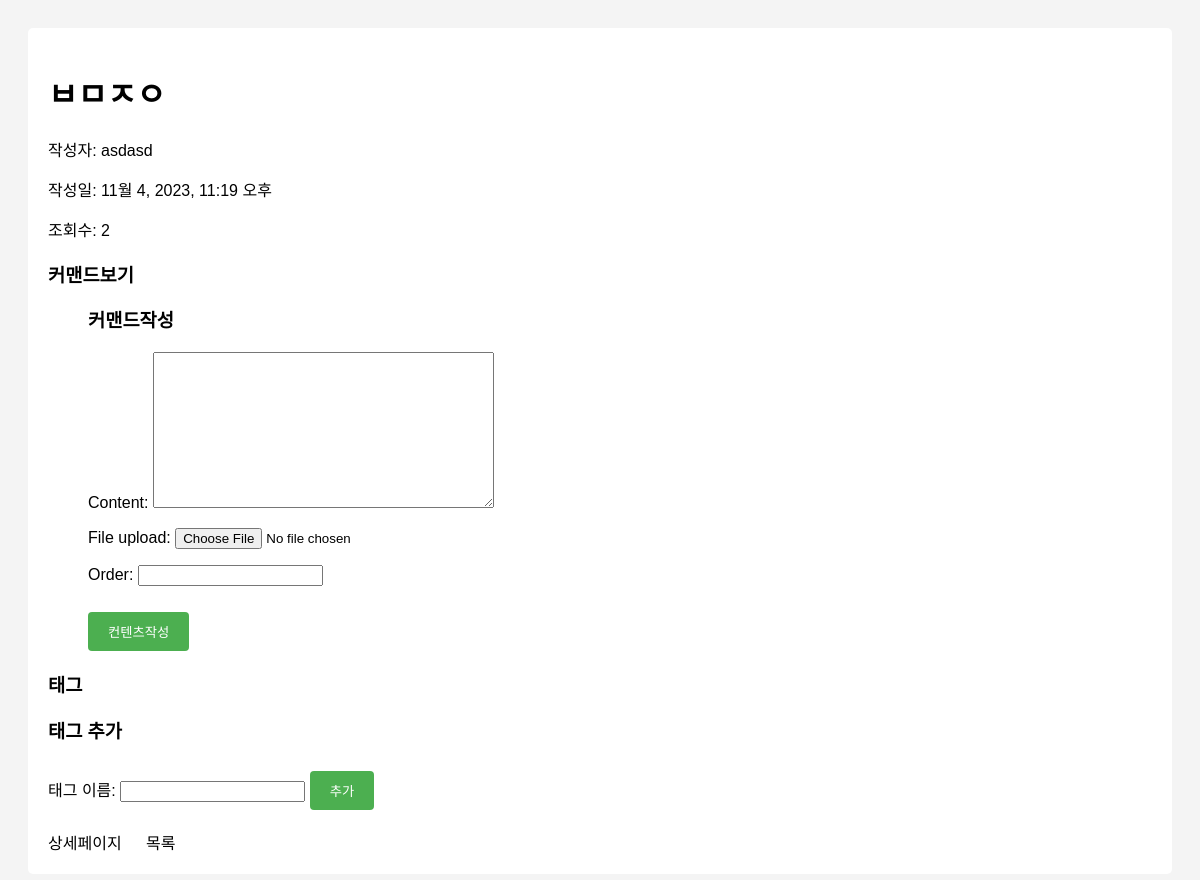
The page /tube/new/13/ (signed in) on the database as committed earlier.
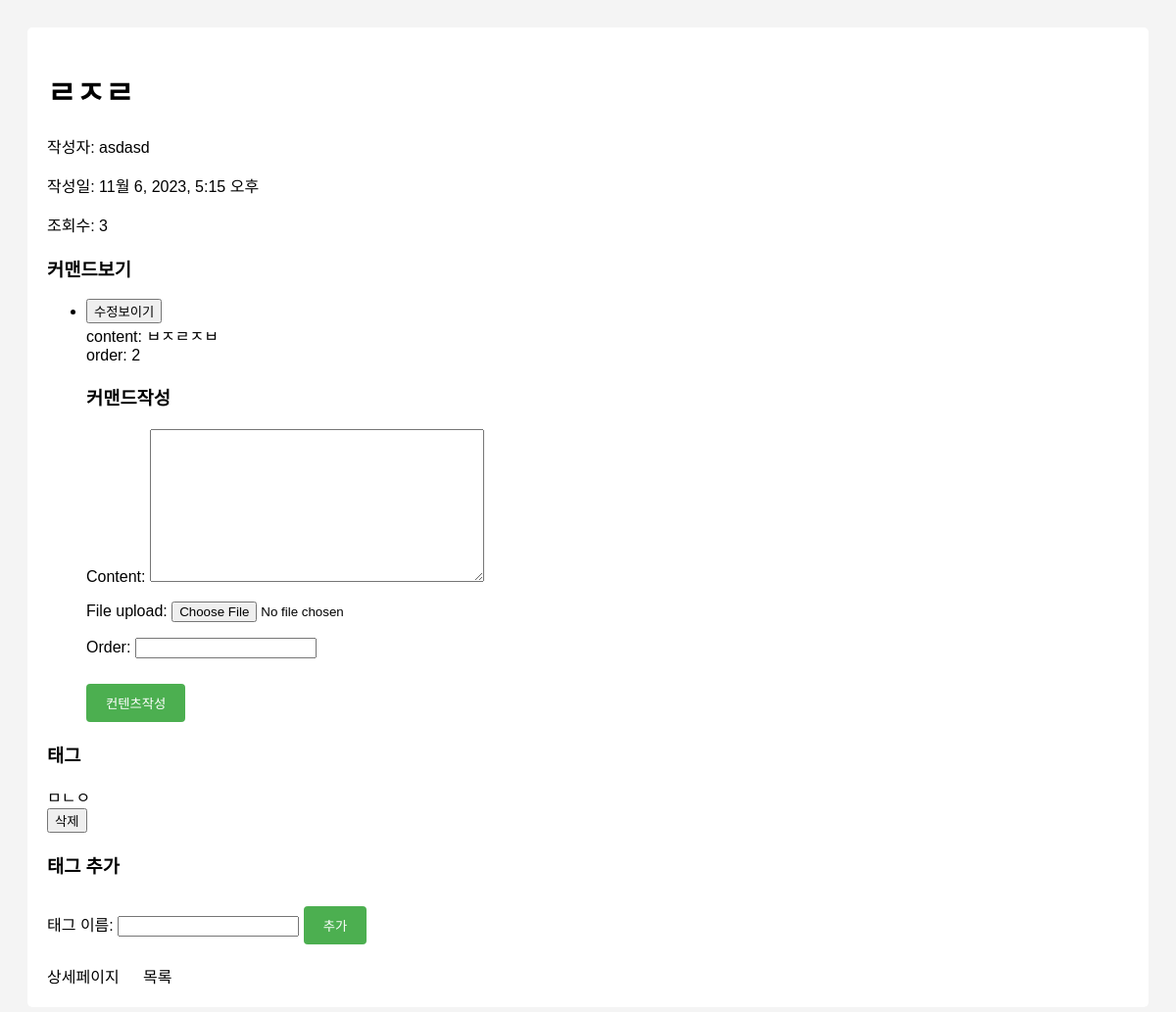
The same page on the database as committed later.
### tube/models.py (models this page shows, shortened)
class Post(models.Model):
    CATEGORY_CHOICES = [
        ('bug', '버그'),
        ('quest', '퀘스트'),
        ('help', '도움'),
        ('rescue', '구조'),
    ]
    post_contents = models.ManyToManyField('PostContent', related_name='posts', blank=True)
    tags = models.ManyToManyField('Tag', blank=True, related_name='tags' ,db_index=True)
    title = models.CharField(max_length=100, db_index=True)
    created_at = models.DateTimeField(auto_now_add=True)
    updated_at = models.DateTimeField(auto_now=True)
    category = models.CharField(max_length=50, choices=CATEGORY_CHOICES, default='bug', null=False)
    author = models.ForeignKey(settings.AUTH_USER_MODEL, on_delete=models.CASCADE, related_name='posts_written')
    view_count = models.PositiveIntegerField(default=0)
    class Meta:
        abstract = False  # change from True to False

class PostContent(models.Model):
    post = models.ForeignKey(Post, on_delete=models.CASCADE, related_name='postcontents', db_index=True)
    order = models.IntegerField()
    file_upload = models.FileField(upload_to='tube/files/%Y/%m/%d/', blank=True, null=True)
    content = models.TextField(blank=True, null=True)
    front_idx =  models.TextField(blank=True, null=True)
    back_idx =  models.TextField(blank=True, null=True)

class Tag(models.Model):
    post = models.ForeignKey(Post, on_delete=models.CASCADE, related_name='posttags', db_index=True)
    tag_name = models.CharField(max_length=50)
    def __str__(self):
        return self.tag_name
    class Meta:
        verbose_name = 'Tag'
        verbose_name_plural = 'Tags'

### accounts/models.py (models this page shows)
class CustomUser(AbstractUser):
    id = models.AutoField(primary_key=True)
    permission = models.CharField(max_length=100,default="일반")
    department = models.CharField(max_length=100)
    position = models.CharField(max_length=100)
    full_name = models.CharField(max_length=100)
    objects = CustomUserManager()
    class Meta:
        swappable = 'accounts.CustomUser'

### tube/views.py (the view, shortened to what this page needs)
class PostCreateDetailView(LoginRequiredMixin, DetailView):
    model = Post
    form_class = PostForm
    success_url = reverse_lazy('tube:post_list')
    template_name = 'tube/form_detail.html'
    def get_object(self, queryset=None):
        pk = self.kwargs.get('pk')
        try:
            post = Post.objects.get(pk=pk)
            return post
        except Post.DoesNotExist:
            raise Http404("Post does not exist")
    def get_context_data(self, **kwargs):
        context = super().get_context_data(**kwargs)
        context['tag_form'] = TagForm()
        context['content_form'] = PostContentForm()
        return context

### tube/forms.py
class TagForm(forms.ModelForm):
    class Meta:
        model = Tag
        fields = ['tag_name']

class PostContentForm(forms.ModelForm):
    class Meta:
        model = PostContent
        fields = ['content','file_upload','order']

### templates/tube/form_detail.html (shortened to what this page needs)
<!DOCTYPE html>
<html lang="en">
<head>
</head>
<body>
    <div class="post-detail">
        <h1>{{ post.title }}</h1>
        <p>작성자: {{ post.author }}</p>
        <p>작성일: {{ post.created_at }}</p>
        <p>조회수: {{ post.view_count }}</p>
        <div class="comments-section">
            <h3>커맨드보기</h3>
            <ul class="blog-list">
                {% for content in post.postcontents.all %}
                <li id="content_edit_{{ content.order }}">
                    <button onclick="toggleForm('{{ content.id }}')">수정보이기</button>
                    <div name="content">content: {{ content.content }}</div>
                    <div name="content">order: {{ content.order }}</div>
                </li>
            {% endfor %}
                <div class="new-comment-section">
                    <h3>커맨드작성</h3>
                    <form class="comment-form" action="{% url 'tube:add_post' post.pk %}" method="post">
                        {{ content_form.as_p }}
                        <input class="submit-btn" type="submit" value="컨텐츠작성">
                    </form>
                </div>
            </ul>
        </div>
        <div class="tags-section">
            <h3>태그</h3>
            <ul class="tags-list">
                {% for tag in post.tags.all %}
                <li>{{ tag }}  <form class="delete-tag-form" action="{% url 'tube:tag_delete' post.pk tag.id %}" method="post">
                    <input type="submit" class="delete-tag-btn" value="삭제">
                </form></li>
            {% endfor %}
            </ul>
        </div>
        <div class="add-tag-section">
            <h3>태그 추가</h3>
            <form class="tag-form" action="{% url 'tube:add_tag' post.pk  %}" method="post">
                <label for="tag_name">태그 이름:</label>
                <input type="text" id="tag_name" name="tag_name">
                <input class="submit-btn" type="submit" value="추가">
            </form>
        </div>
        <div class="navigation-links">
            <a class="link" href="{% url 'tube:post_detail' post.pk %}">상세페이지</a>
            <a class="link" href="{% url 'tube:post_list' %}">목록</a>
        </div>
    </div>
</body>
</html>

Rows that differ between the two databases and show on the page:
changed Post "asdasd": title "ㅂㅁㅈㅇ" → "ㄹㅈㄹ"; created_at "11월 4, 2023, 11:19 오후" → "11월 6, 2023, 5:15 오후"; view_count "2" → "3"
added PostContent: content "ㅂㅈㄹㅈㅂ", order "2"
added Tag: tag_name "ㅁㄴㅇ"
